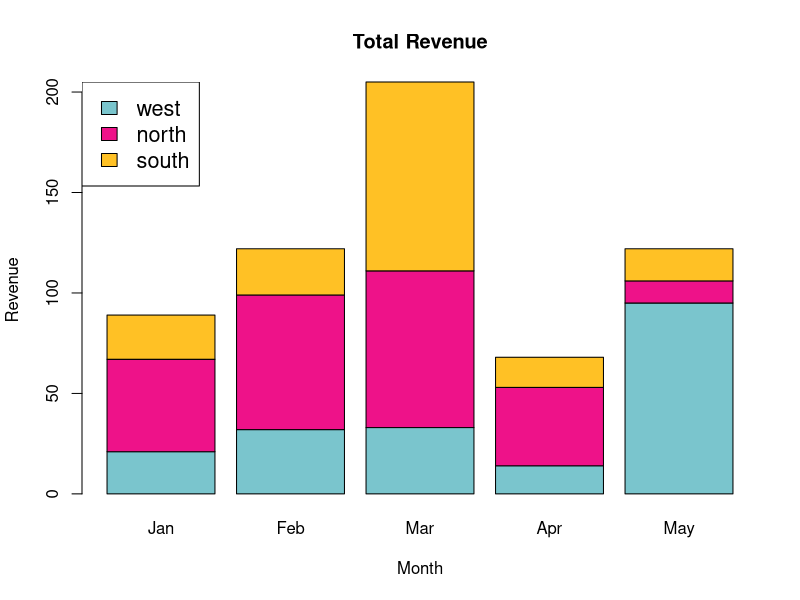

This figure's R source:
#library(RColorBrewer)
months <- c('Jan','Feb','Mar','Apr','May')
regions <- c('west','north','south')

# creating the matrix of the values
values <- matrix(c(21,32,33,14,95,46,67,78,39,11,22,23,94,15,16), nrow=3,ncol=5,byrow=TRUE)

png(file='stacked_chart.png')

barplot(values,main='Total Revenue',names.arg=months,xlab='Month',ylab='Revenue',col=c('cadetblue3','deeppink2','goldenrod1'))
legend('topleft',regions,cex=1.3,fill=c('cadetblue3','deeppink2','goldenrod1'))
dev.off()
